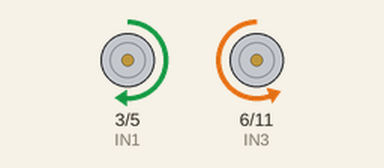
The sketch below on a simulated Arduino Uno, built with avr-gcc and run on an emulated ATmega328P. Parts: motor-driver pin pairs drawn as motors (green arrow = first pin HIGH = forward, orange = second pin HIGH = backward, longer = more drive).

Above: at 2.5 s.
At 5.5 s:
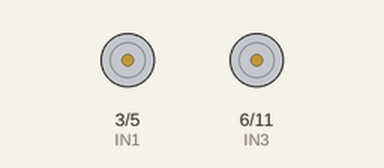
At 8.5 s:
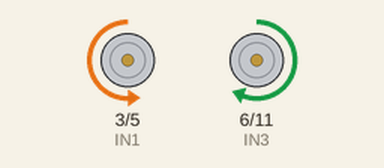
Timing chart, 0 to 14.3 s (numbered marks = the images above):
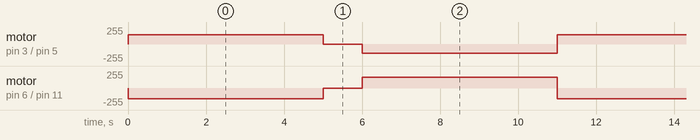

The sketch:

Joner_Parameters_Practice.ino
```cpp
const int IN1 = 3; //forward left
const int IN2 = 5; //backward left
const int IN3 = 6; // forward right
const int IN4 = 11; //backward right


void setup() {
  // put your setup code here, to run once:
  pinMode(IN1, OUTPUT);
  pinMode(IN2, OUTPUT);
  pinMode(IN3, OUTPUT);
  pinMode(IN4, OUTPUT);
}

void loop() {
  rightturn();
  delay(5000);
  Stop();
  delay(1000);
  leftturn();
  delay(5000);


}
void myFwd()
{
  //moves Forward
  analogWrite(IN1,150);
  analogWrite(IN2,0);
  analogWrite(IN3,170);
  analogWrite(IN4,0);
}

void Stop()
{
  analogWrite(IN1,0);
  analogWrite(IN2,0);
  analogWrite(IN3,0);
  analogWrite(IN4,0);
}

void myBkw()
{
  //move backwards
  analogWrite(IN1,0);
  analogWrite(IN2,150);
  analogWrite(IN3,0);
  analogWrite(IN4,170);
}

void leftturn()
{
  //makes right turn
  analogWrite(IN1,0);
  analogWrite(IN2,140);
  analogWrite(IN3,160);
  analogWrite(IN4,0);
}

void rightturn()
{
  //makes left turn
  analogWrite(IN1,140);
  analogWrite(IN2,0);
  analogWrite(IN3,0);
  analogWrite(IN4,160);
}
```

Measured:
- by itself, motor on pin 3 (IN1) / pin 5 (IN2): repeats every 11.0 s: stopped 1.0 s, backward 140/255 5.0 s, forward 140/255 5.0 s
- by itself, motor on pin 6 (IN3) / pin 11 (IN4): repeats every 11.0 s: stopped 1.0 s, forward 160/255 5.0 s, backward 160/255 5.0 s
